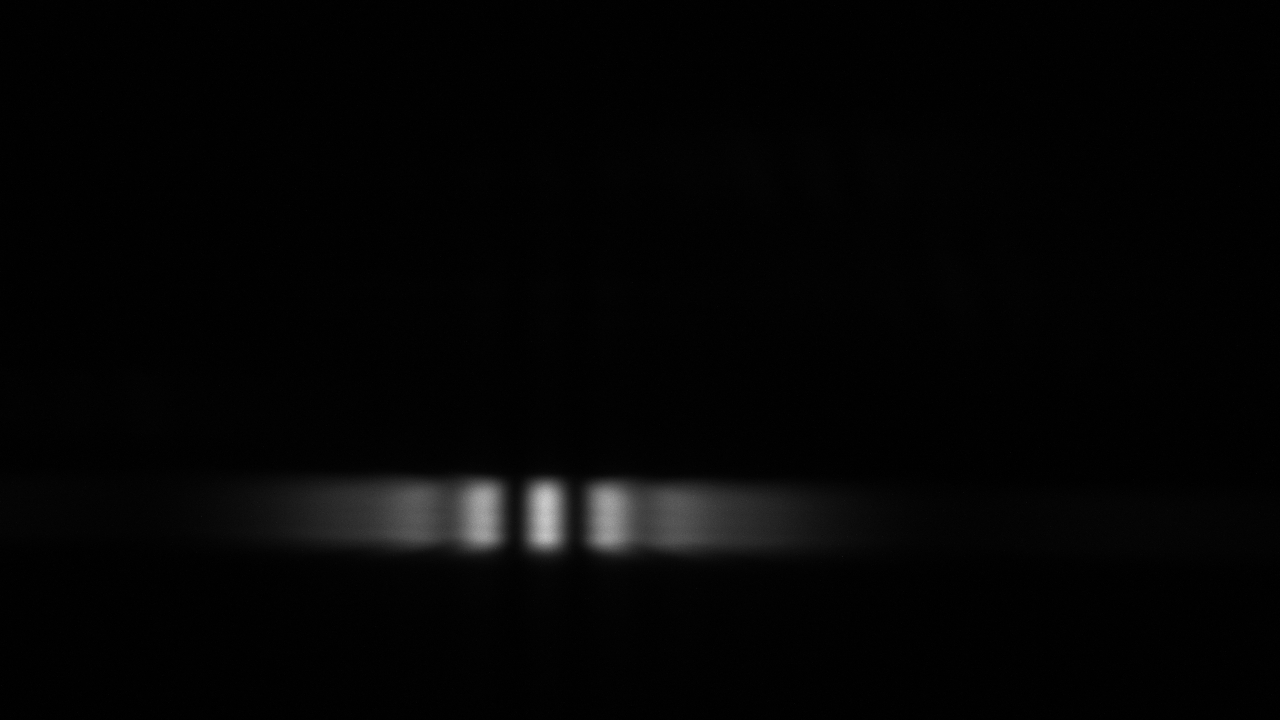
#> input picture 03_Interferometer/data/Versuch03/3_Ohne.jpg, 1280 x 720 px, found by its file name
$ python auswertung03.py
#> lines starting #> are read from the running program, lines starting #| are printed output that depends on the picture; long printed decimals are rounded
import numpy as np
import matplotlib.pyplot as plt
import cv2
from scipy.signal import find_peaks
import scienceplots

plt.style.use('science')
plt.rcParams.update({'font.size': 14})

folder = "03_Interferometer/data/Versuch03/"
images = ["3_Ohne.jpg", "3_Verschoben.jpg"]   # anpassen!
ROI = (50, 440, 950, 100)

lam = 0.633      # µm
n = 1.492

def extract_profile(path, ROI):
#> called with ROI = (50, 440, 950, 100)
    x, y, w, h = ROI
    img = cv2.imread(path, cv2.IMREAD_GRAYSCALE)
#> img is the input picture: shape (720, 1280); min 0, max 202, mean 4.4
    roi = img[y:y+h, x:x+w] # type: ignore
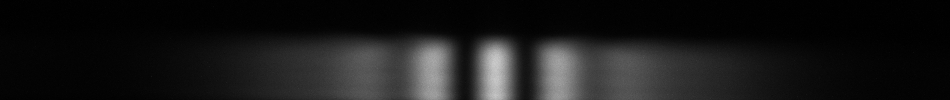
#> roi: shape (100, 950); min 0, max 202, mean 25.1
    profile = np.mean(roi, axis=0)
#> profile = 950 values, max 111.3 at index 495, min 2.26 at index 925, mean 25.07
    return profile / profile.max()

profiles = []
for img in images:
    profiles.append(extract_profile(folder + img, ROI))
#> pass 2 of the loop `for img in images:`:
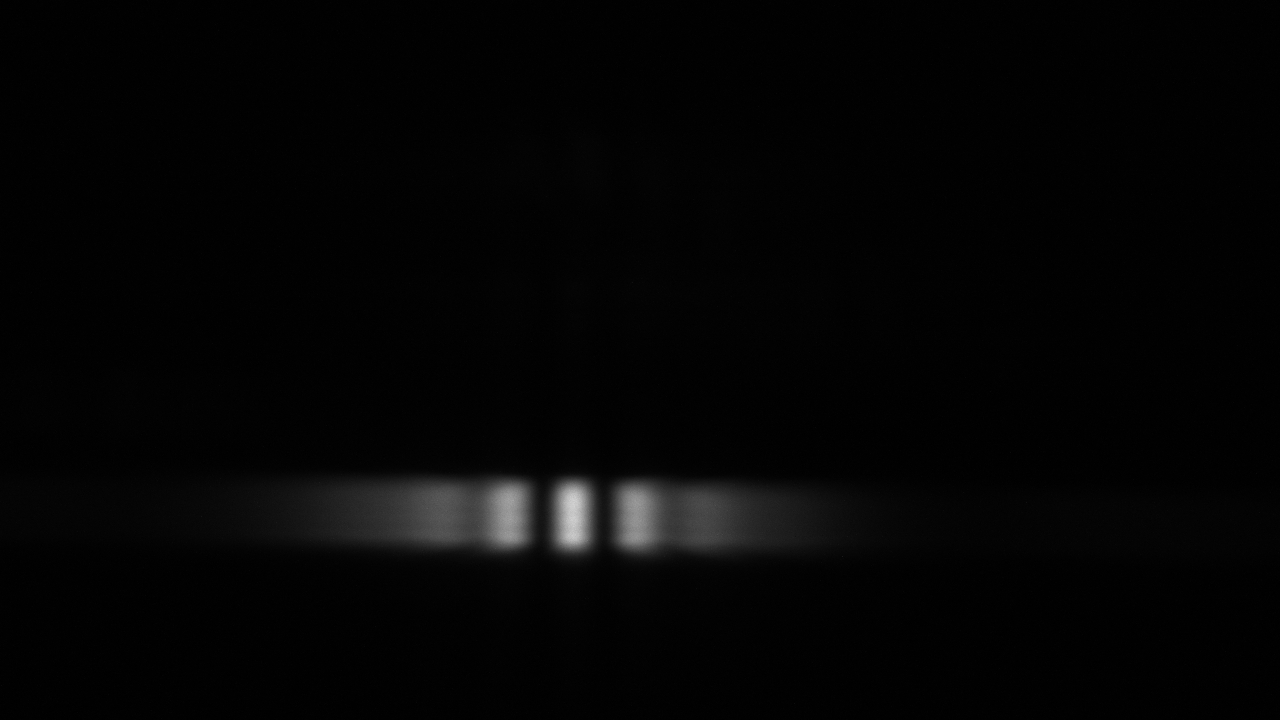
#> input picture 03_Interferometer/data/Versuch03/3_Verschoben.jpg, 1280 x 720 px, found by its file name
#> in extract_profile, img is the input picture: shape (720, 1280); min 0, max 211, mean 4.3
#> in extract_profile (call 2), `roi = img[y:y+h, x:x+w]`:
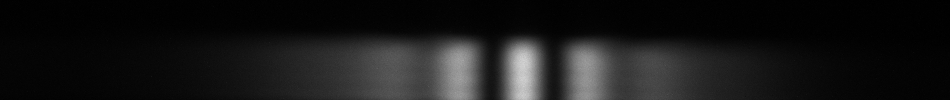
#> roi: shape (100, 950); min 0, max 211, mean 24.2
#> profile = 950 values, max 114.5 at index 523, min 2.35 at index 949, mean 24.21

pixels = np.arange(len(profiles[0]))
#> pixels = 950 values from 0 to 949

peak_pos = []
colors = ["crimson", "tab:orange"]
markers = ['d', 'o']
fig, ax = plt.subplots(figsize=(6,4.5))
for i,prof in enumerate(profiles):
    peaks, _ = find_peaks(prof, prominence=0.07)
    ax.scatter(peaks, prof[peaks], label='detektierte Maxima', color=colors[i], marker=markers[i])
    peak_pos.append((peaks))
#> this loop made 2 passes
#> peaks on passes 1 to 2: [366, 433, 495, 559, 623], [392, 459, 523, 585]
#> after the loop, peak_pos = [[366, 433, 495, 559, 623], [392, 459, 523, 585]]

ax.plot(pixels, profiles[0], label="ohne Schicht", color='blue', linewidth=1.2)
ax.plot(pixels, profiles[1], label="mit Schicht", color='rebeccapurple', linewidth=1.2)

ax.set_xlabel(r"Pixel $p$ / 1", fontsize=16)
ax.set_ylabel(r"Intensität $\frac{I}{I_{\max}}$ / 1", fontsize=16)
ax.set_xlim(300, 700)
ax.set_ylim(0.02, 1.1)
ax.grid(True)
ax.legend(
    loc="upper center",
    bbox_to_anchor=(0.5, -0.18),
    ncols=2,
    frameon=True,
    fontsize=16
)

plt.tight_layout()
plt.show()
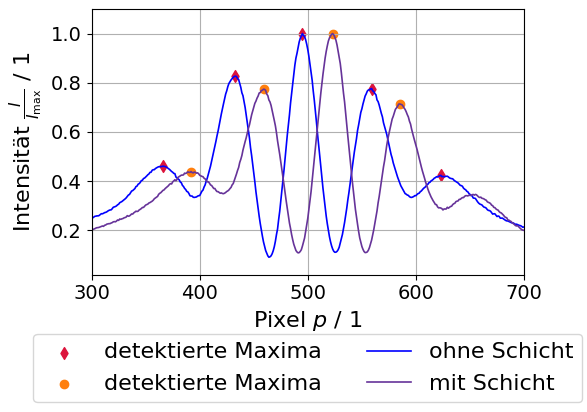
#> figure drawn by matplotlib, 1 panel; curve peaks at x = 495, y = 1; curve peaks at x = 523, y = 1

dist_pixel = abs(peak_pos[1][1] - peak_pos[0][1])
#> dist_pixel = 26
delta_pixel = 2

print(f"Verschiebung des Nullten Maximums: Δp = {dist_pixel} Pixel")
#| Verschiebung des Nullten Maximums: Δp = 26 Pixel

N = 4
dist_maxima_pixel = peak_pos[0][N] - peak_pos[0][0]
#> dist_maxima_pixel = 257
pixel_to_um = N*lam / dist_maxima_pixel
#> pixel_to_um = 0.00985
delta_pixel_to_um = pixel_to_um*delta_pixel/dist_maxima_pixel
#> delta_pixel_to_um = 7.67e-05

delta_s = dist_pixel * pixel_to_um   # optische Weglängendifferenz in µm
#> delta_s = 0.256
uncert_delta_s = delta_s*(delta_pixel/dist_pixel + delta_pixel_to_um/pixel_to_um)
#> uncert_delta_s = 0.0217
t = delta_s / (n - 1)
#> t = 0.521
dt = uncert_delta_s / (n - 1)
#> dt = 0.0441

print(fr"Pixel to um $\hat p = {pixel_to_um:.6f} \pm {delta_pixel_to_um:.6f} \frac \mu \textm\text Pixel$")
#| Pixel to um $\hat p = 0.009852 \pm 7.7e-05 \frac \mu \textm\text Pixel$
print(f"Optische Weglängendifferenz Δs = {delta_s:.2f} pm {uncert_delta_s:.3f} µm")
#| Optische Weglängendifferenz Δs = 0.26 pm 0.022 µm
print(f"Schichtdicke t = {t:.2f} pm {dt:.3f} µm")
#| Schichtdicke t = 0.52 pm 0.044 µm
